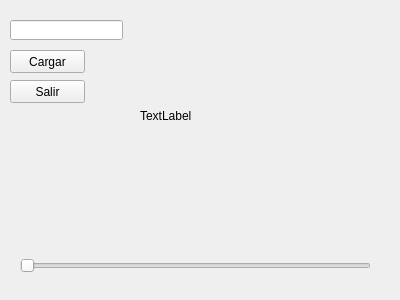
<?xml version="1.0" encoding="UTF-8"?>
<ui version="4.0">
 <class>Form</class>
 <widget class="QWidget" name="Form">
  <property name="geometry">
   <rect>
    <x>0</x>
    <y>0</y>
    <width>400</width>
    <height>300</height>
   </rect>
  </property>
  <property name="windowTitle">
   <string>Form</string>
  </property>
  <widget class="QLabel" name="label">
   <property name="geometry">
    <rect>
     <x>140</x>
     <y>10</y>
     <width>231</width>
     <height>211</height>
    </rect>
   </property>
   <property name="text">
    <string>TextLabel</string>
   </property>
  </widget>
  <widget class="QSlider" name="horizontalSlider">
   <property name="geometry">
    <rect>
     <x>20</x>
     <y>250</y>
     <width>351</width>
     <height>31</height>
    </rect>
   </property>
   <property name="orientation">
    <enum>Qt::Horizontal</enum>
   </property>
  </widget>
  <widget class="QLineEdit" name="lineEdit">
   <property name="geometry">
    <rect>
     <x>10</x>
     <y>20</y>
     <width>113</width>
     <height>20</height>
    </rect>
   </property>
  </widget>
  <widget class="QPushButton" name="pushButton">
   <property name="geometry">
    <rect>
     <x>10</x>
     <y>50</y>
     <width>75</width>
     <height>23</height>
    </rect>
   </property>
   <property name="text">
    <string>Cargar</string>
   </property>
  </widget>
  <widget class="QPushButton" name="pushButton_2">
   <property name="geometry">
    <rect>
     <x>10</x>
     <y>80</y>
     <width>75</width>
     <height>23</height>
    </rect>
   </property>
   <property name="text">
    <string>Salir</string>
   </property>
  </widget>
 </widget>
 <resources/>
 <connections/>
</ui>
